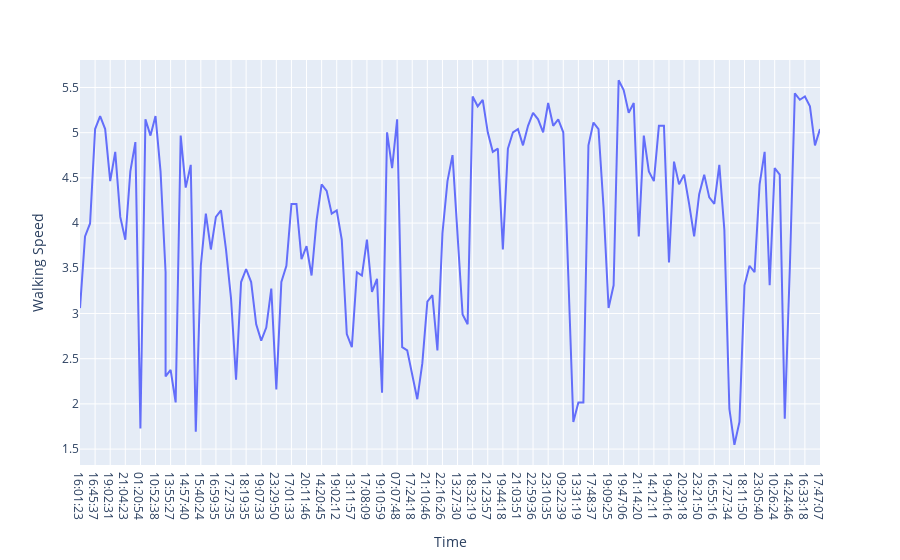

Notebook cell for this chart:
### Code cell
fig = px.line(data_frame=df, x='Time', y='Walking Speed')
fig.show()

### Figure 1 — Plotly figure (JSON) as saved in the notebook; plotly's stock layout.template omitted (floating-point values rounded to 4 significant figures; data arrays with more than 128 entries replaced by an {"elided": "..."} marker saying what was removed)
{"data": [{"hovertemplate": "Time=%{x}<br>Walking Speed=%{y}<extra></extra>", "legendgroup": "", "line": {"color": "#636efa", "dash": "solid"}, "marker": {"symbol": "circle"}, "mode": "lines", "name": "", "orientation": "v", "showlegend": false, "type": "scatter", "x": {"elided": "149 str values"}, "xaxis": "x", "y": {"elided": "149 float values"}, "yaxis": "y"}], "layout": {"legend": {"tracegroupgap": 0}, "margin": {"t": 60}, "xaxis": {"anchor": "y", "domain": [0, 1], "title": {"text": "Time"}}, "yaxis": {"anchor": "x", "domain": [0, 1], "title": {"text": "Walking Speed"}}}}
